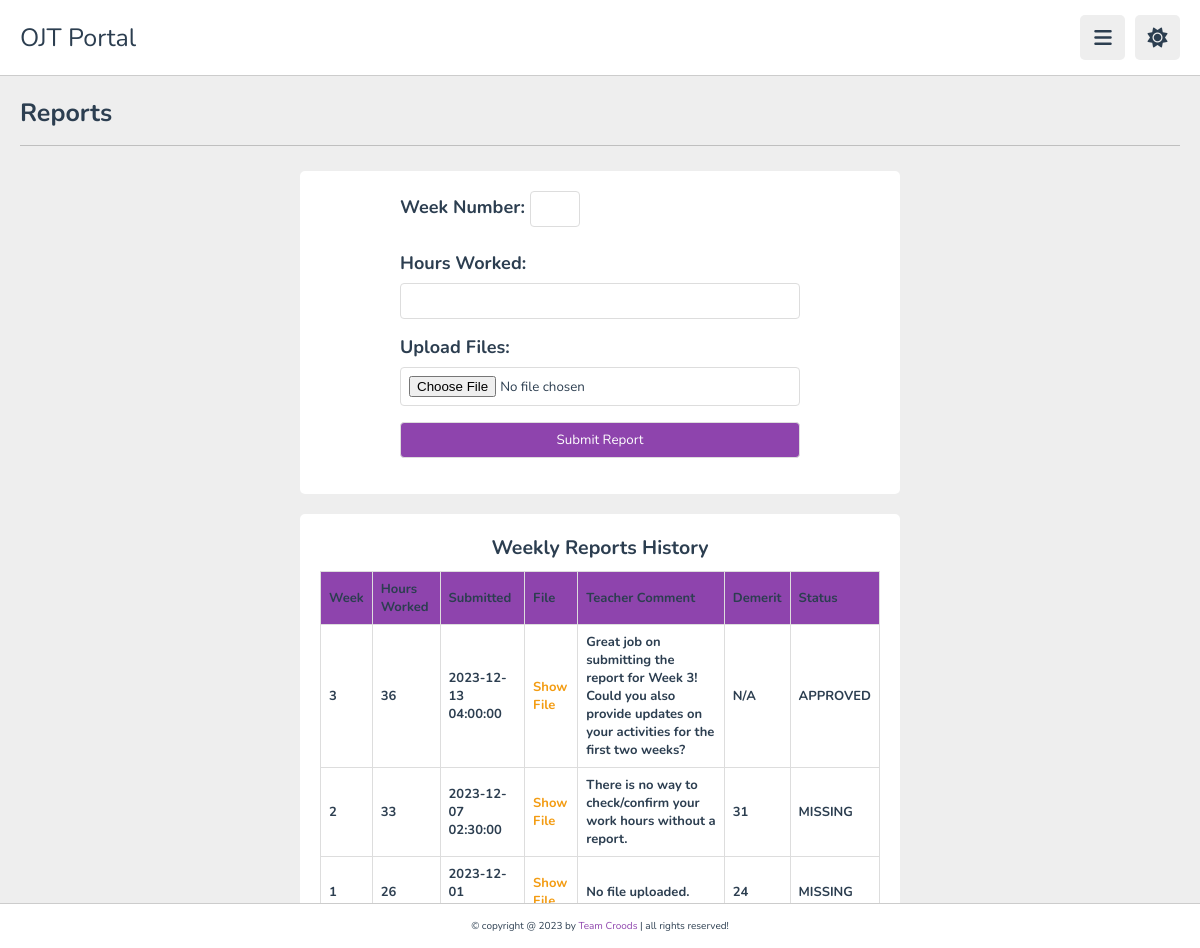
Page /student/reports.php (signed in) on the earlier database version.
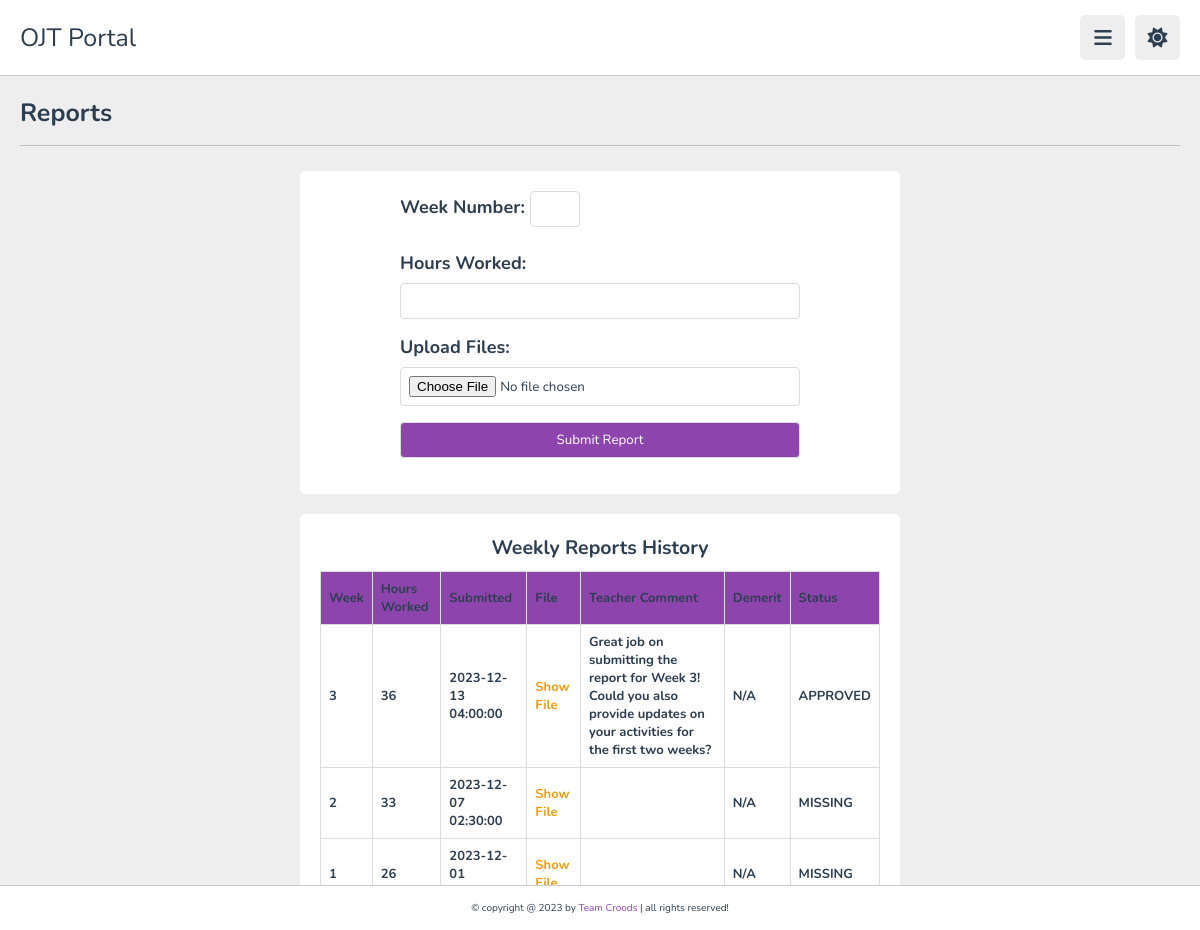
Same page on the later database version.
### tables this page shows
CREATE TABLE IF NOT EXISTS `reports` (
  `reportId` int NOT NULL AUTO_INCREMENT,
  `studentId` int NOT NULL,
  `weekNum` int NOT NULL,
  `hoursWorked` int NOT NULL,
  `demerit` int DEFAULT NULL,
  `reportFile` varchar(255) NOT NULL,
  `submittedAt` timestamp NOT NULL DEFAULT CURRENT_TIMESTAMP,
  `comment` text NOT NULL,
  `status` tinyint(1) NOT NULL DEFAULT '0',
  PRIMARY KEY (`reportId`),
  KEY `userId_reports` (`studentId`),
  KEY `report_status` (`status`)
);

CREATE TABLE IF NOT EXISTS `status` (
  `code` tinyint(1) NOT NULL,
  `status` varchar(15) NOT NULL,
  PRIMARY KEY (`code`)
);

### student/reports.php (the view, shortened to what this page needs)
<?php
require "../database/database.php";
?>
<!DOCTYPE html>
<html lang="en">
<head>
   <link rel="stylesheet" href="https://cdnjs.cloudflare.com/ajax/libs/font-awesome/6.1.2/css/all.min.css">
   <link rel="stylesheet" href="../public/css/style.css">
</head>
<body>
   <header class="header">
      <section class="flex">
         <a href="index.php" class="logo">OJT Portal</a>
         <div class="icons">
            <div id="menu-btn" class="fas fa-bars"></div>
            <div id="toggle-btn" class="fas fa-sun"></div>
         </div>
      </section>
   </header>
   <section class="reports">
      <h1 class="heading">Reports</h1>
      <div class="box-container">
         <div class="rectangle">
            <form action="" method="post" enctype="multipart/form-data" onsubmit="setMaxWeek(); return checkFormSubmission();">
               <label for="weekNumber">Week Number:
                  <input type="number" id="weekNumber" name="weekNum" min="1" required onchange="checkWeekNumber()">
               </label>
               <label for="hoursWorked">Hours Worked:</label>
               <input type="number" id="hoursWorked" name="hoursWorked" min="0" required>
               <label for="uploadFiles">Upload Files:</label>
               <input type="file" id="uploadFiles" name="uploadFiles" required>
               <button type="submit">Submit Report</button>
            </form>
         </div>
      </div>
      <div class="box-container">
         <div class="rectangle">
            <table>
               <caption>Weekly Reports History</caption>
               <tr>
                  <th>Week</th>
                  <th>Hours Worked</th>
                  <th>Submitted</th>
                  <th>File</th>
                  <th>Teacher Comment</th>
                  <th>Demerit</th>
                  <th>Status</th>
               </tr>
               <?php
               $fetchReportsQuery = "SELECT r.weekNum, r.hoursWorked, r.submittedAt, r.reportFile, r.comment, r.demerit, s.status FROM reports r JOIN status s ON r.status = s.code WHERE r.studentId = '{$_SESSION['studentId']}'";
               $fetchReportsResult = mysqli_query($db, $fetchReportsQuery);
               if (mysqli_num_rows($fetchReportsResult) > 0) {
                  while ($reportRow = mysqli_fetch_assoc($fetchReportsResult)) {
                     echo "<tr>";
                     echo "<td class='weekData' id='{$reportRow['weekNum']}' >{$reportRow['weekNum']}</td>";
                     echo "<td>{$reportRow['hoursWorked']}</td>";
                     echo "<td>{$reportRow['submittedAt']}</td>";
                     echo "<td><a href='{$reportRow['reportFile']}' target='_blank'>Show File</a></td>";
                     echo "<td>{$reportRow['comment']}</td>";
                     $demerit = $reportRow['demerit'] !== null ? $reportRow['hoursWorked'] - $reportRow['demerit'] : "N/A";
                     echo "<td>{$demerit}</td>";
                     echo "<td>{$reportRow['status']}</td>";
                     echo "</tr>";
                  }
               } else {
                  echo "<tr><td colspan='7'>No reports found.</td></tr>";
               }
               ?>
            </table>
         </div>
      </div>
   </section>
   <footer class="footer">
      &copy; copyright @ 2023 by <span>Team Croods</span> | all rights reserved!
   </footer>
</body>
</html>

### public/css/style.css (style rules this page uses)
:root { --main-color:#8e44ad; --red:#e74c3c; --orange:#f39c12; --light-color:#888; --light-bg:#eee; --black:#2c3e50; --white:#fff; --border:.1rem solid rgba(0,0,0,.2); }
* { font-family: 'Nunito', sans-serif; margin:0; padding:0; box-sizing: border-box; outline: none; border:none; text-decoration: none; }
html { font-size: 62.5%; overflow-x: hidden; }
body { background-color: var(--light-bg); padding-left: 30rem; }
section { padding:2rem; margin: 0 auto; max-width: 1200px; }
.heading { font-size: 2.5rem; color:var(--black); margin-bottom: 2.5rem; border-bottom: var(--border); padding-bottom: 1.5rem; text-transform: capitalize; }
.header { position: sticky; top:0; left:0; right: 0; background-color: var(--white); z-index: 1000; border-bottom: var(--border); }
.header .flex { display: flex; align-items: center; justify-content: space-between; position: relative; padding: 1.5rem 2rem; }
.header .flex .logo { font-size: 2.5rem; color: var(--black); }
.header .flex .icons div { font-size: 2rem; color:var(--black); background-color: var(--light-bg); border-radius: .5rem; height: 4.5rem; width: 4.5rem; line-height: 4.5rem; cursor: pointer; text-align: center; margin-left: .7rem; }
.reports .box-container form { font-size: large; display: flex; flex-direction: column; max-width: 400px; margin: auto; color: var(--black); }
.reports .box-container form label { margin-bottom: 8px; font-weight: bold; }
.reports .box-container form input, .reports .box-container form textarea, .reports .box-container form button { margin-bottom: 16px; padding: 8px; border: 1px solid #ddd; border-radius: 4px; }
.reports .box-container form button { background-color:var(--main-color); color: white; cursor: pointer; }
.reports .box-container { margin-bottom: 20px; }
.reports .box-container .rectangle { background-color: var(--white); border-radius: 0.5rem; padding: 2rem; width: 60rem; max-width: 100%; margin: auto; }
table { font-size: small; font-weight: bold; color:var(--black); width: 100%; border-collapse: collapse; }
caption { font-size: 1.5em; margin-bottom: 10px; }
th, td { border: 1px solid #ddd; padding: 8px; text-align: left; }
th { background-color: var(--main-color); }
a { text-decoration: none; color: var(--orange); }
.footer { background-color: var(--white); border-top: var(--border); position: fixed; bottom: 0; left: 0; right: 0; text-align: center; font-size: 1rem; padding:1.5rem 1rem; color:var(--black); margin-top: 1rem; z-index: 1000; }
.footer span { color:var(--main-color); }
section.reports { min-height: 650px; height: 700px; }
@media (max-width:1200px) { body { padding-left: 0; } }

Differences in the rows shown:
changed reports (number 2 of 3 on the later page): demerit "31" → "N/A"; comment "There is no way to check/confirm your work hours without a report." → (not shown)
changed reports (number 3 of 3 on the later page): demerit "24" → "N/A"; comment "No file uploaded." → (not shown)
